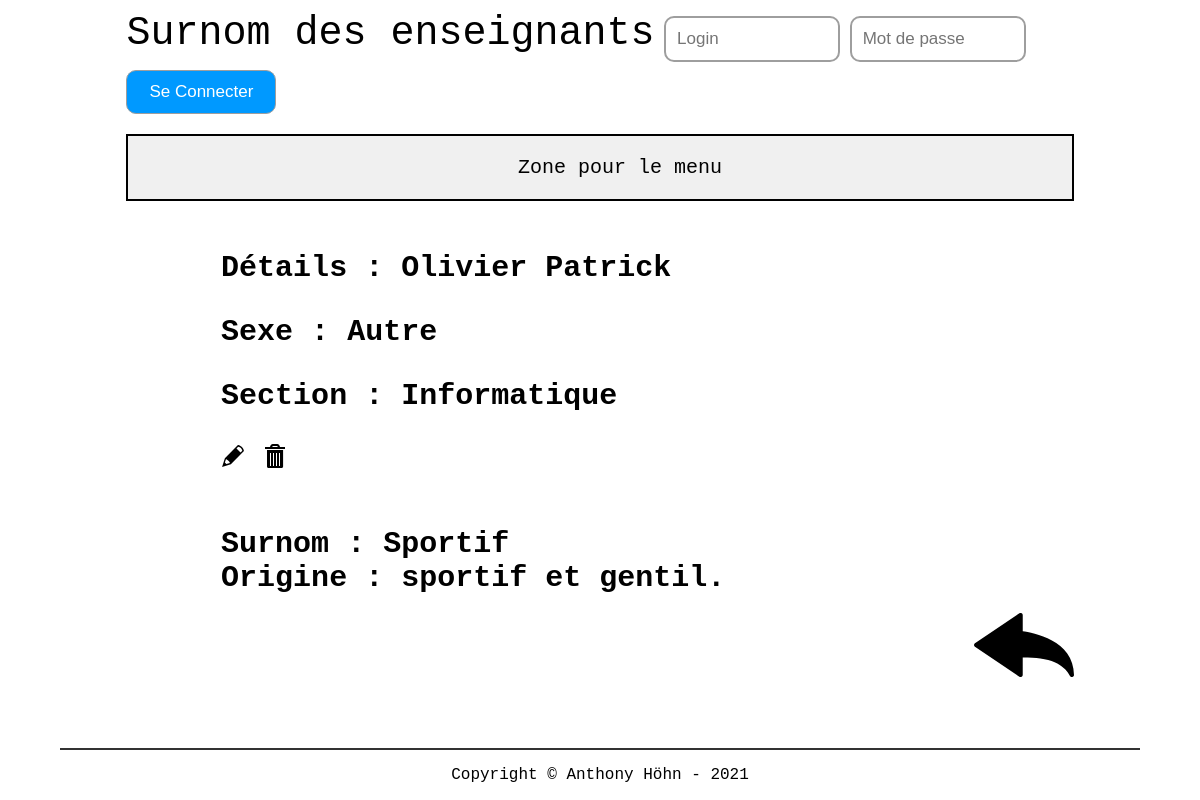
The page /src/php/detail.php?idTeacher=4 on the database its author committed.
### tables this page shows
CREATE TABLE t_teacher(
	idTeacher int AUTO_INCREMENT PRIMARY KEY,
	teaFirstname varchar(50) NOT NULL,
	teaName varchar(50) NOT NULL,
	teaGender char(1) NOT NULL,
	teaNickname varchar(100) NOT NULL,
	teaOrigin varchar(255) NOT NULL);

CREATE TABLE t_teaches(
	fkteacher int NOT NULL,
	fksection int NOT NULL,
	CONSTRAINT fk_teacher_teaches_id FOREIGN KEY (fkteacher) REFERENCES t_teacher(idTeacher) ON DELETE CASCADE,
	CONSTRAINT fk_section_teaches_id FOREIGN KEY (fksection) REFERENCES t_section(idSection) ON DELETE CASCADE,
	PRIMARY KEY (fksection,fkteacher));

CREATE TABLE t_section(
	idSection int AUTO_INCREMENT PRIMARY KEY,
	secName varchar(30) NOT NULL);

### src/php/lib/database.php (called while the page is built, shortened)
<?php
 class Database {
    private $connector;
    public function __construct(){
    try{
        $this->connector = new PDO("mysql:host=localhost;dbname=db_nickname_anthohn;charset=utf8", "dbNicknameUser", "grp2B_21");
        }
        catch(PDOException $e)
        {
            die("<h1>Impossible de se connecter à la base de données</h1> erreur :". $e->getMessage());
        }
    }
    private function queryPrepareExecute($query, $binds){
        $req = $this->connector->prepare($query);
        foreach($binds as $bind){
            $req->bindValue($bind['field'], $bind['value'], $bind['type']);
        }
        $req->execute();
        return $req;
    }
    private function formatData($req){
        $results = $req->fetchALL(PDO::FETCH_ASSOC);
        return $results;
    }
    public function getOneTeacher($id){
        $query = "SELECT * FROM t_teacher WHERE idTeacher = :id";
        $binds = array(
            0 => array(
                'field' => ':id',
                'value' => $id,
                'type' => PDO::PARAM_INT
            )
        );
        $reqExecuted = $this->queryPrepareExecute($query, $binds);
        $results = $this->formatData($reqExecuted);
        return $results;
    }
    public function getOneTeacherSection($id){
        $query = "SELECT * FROM t_teaches JOIN t_teacher ON fkteacher = idTeacher JOIN t_section ON fksection = idSection WHERE idTeacher = :id";
        $binds = array(
            0 => array(
                'field' => ':id',
                'value' => $id,
                'type' => PDO::PARAM_INT
            )
        );
        $reqExecuted = $this->queryPrepareExecute($query, $binds);
        $results = $this->formatData($reqExecuted);
        return $results;
    }
}
?>

### src/php/detail.php (the view)
<?php
require "header.php";
$id = $_GET["idTeacher"];
$teachers = $db->getOneTeacher($id);
$sections = $db->getOneTeacherSection($id);
?>
        <?php foreach($teachers as $teacher): ?>
        <h3>Détails : <?= $teacher["teaName"] ?><?= " ";?><?= $teacher["teaFirstname"] ?><p>Sexe :
            <?php if($teacher["teaGender"] == "M")
            {
                echo '<img src="../../userContent/maleGender.png" width"22px" height="22px" alt="icons">';
            }
            else if ($teacher["teaGender"] == "W")
            {
                echo '<img src="../../userContent/femaleGender.png" width"22px" height="22px" alt="icons">';
            }
            else if ($teacher["teaGender"] == "O")
            {
                echo "Autre";
            }?></p>
        <?php foreach($sections as $section): ?>
        <p>Section : <?= $section["secName"] ?></p>
        <?php endforeach; ?>
        <a href="editTeacher.php?idTeacher=<?= $teacher["idTeacher"]; ?>"><img src="../../userContent/edit.svg"></img></a>
        <a href="deleteTeacher.php?idTeacher=<?= $teacher["idTeacher"]; ?>" onclick="return confirm('Êtes vous sûr de voiloir supprimer l\'enseignant ?')"><img src="../../userContent/trash.svg"></img></a>
        </h3>
        <h4>Surnom : <?= $teacher["teaNickname"] ?></h4>
        <h4>Origine : <?= $teacher["teaOrigin"] ?></h4>
        <?php endforeach; ?>
        <div class="back">
            <a href="index.php"><img width="100px" src="../../userContent/backArrow.svg"></img></a>
        </div>
<?php require "footer.php";

### resources/css/style.css (style rules this page uses)
html { font-family: 'Courier New', Courier, monospace; }
h3 { margin: 0; padding: 50px; }
h3, h4 { max-width: 80%; position: relative; margin: auto; font-size: 30px; }
.back { float: right; }

### rows shown on the page
t_teacher: teaName "Olivier", teaFirstname "Patrick", teaGender "Autre", teaNickname "Sportif", teaOrigin "sportif et gentil."
t_teaches: fksection.secName "Informatique"
